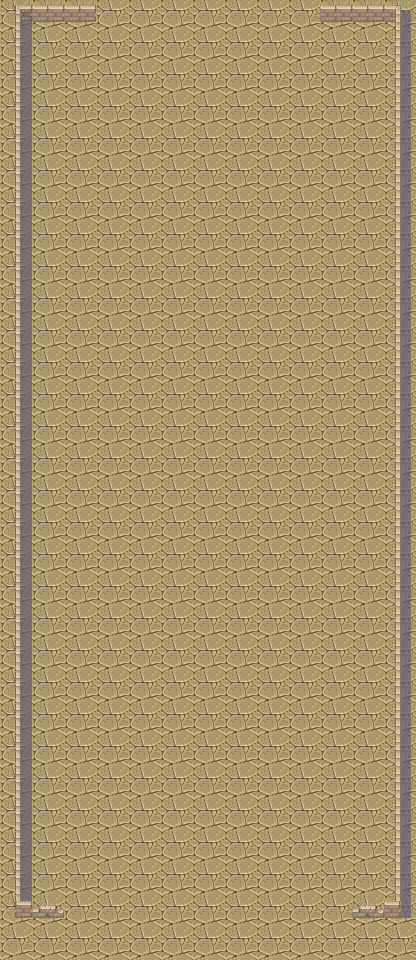

This game map was drawn from its Tiled (.tmx) file and the tilesets committed beside it. A one-line description and the trimmed map source follow:
An orthogonal 13x30 tile map with 32x32 px tiles, 2 tile layers (suelo, borde) and 5 objects.

<map version="1.9" tiledversion="1.9.2" orientation="orthogonal" renderorder="right-down" width="13" height="30" tilewidth="32" tileheight="32" infinite="0" nextlayerid="5" nextobjectid="6">
 <tileset firstgid="1" source="../images/gigante.tsx" />
 <layer id="1" name="suelo" width="13" height="30">
  <data>[390 cells, 390 non-empty, 1 distinct tile ids]</data>
 </layer>
 <layer id="3" name="borde" width="13" height="30">
  <data>[390 cells, 64 non-empty, 8 distinct tile ids]</data>
 </layer>
 <objectgroup id="4" name="Colision">
  <object id="1" x="393.243" y="0.0230988" width="22.973" height="959.523" />
  <object id="2" x="-2.8401" y="0.942037" width="24.1409" height="960.433" />
  <object id="3" x="0.937676" y="2.45359" width="414.656" height="17.1751" />
  <object id="4" x="-1.15567" y="945.337" width="414.885" height="13.868" />
  <object id="5" x="378.525" y="59.3765" />
 </objectgroup>
</map>
